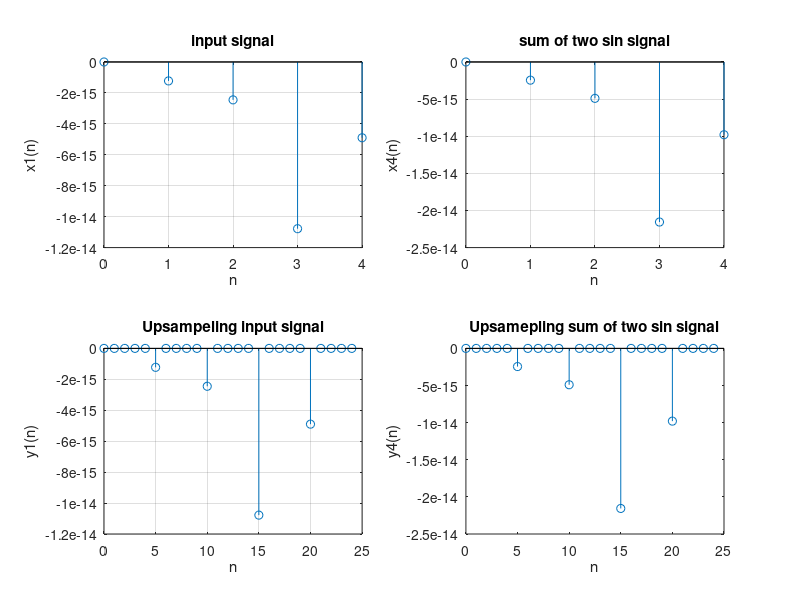

MATLAB code for this plot: (Note: this script raises an error after producing the figure.)
clc
clear all;
N=input('enter length of sequence=');
n=0:N-1;

f1=input('enter normalised frequency1:');
x1=sin(2*pi*f1*n);

f2=input('enter normalised frequency2:');
f3=input('enter normalised frequency3:');
x2=sin(2*pi*f2*n);
x3=sin(2*pi*f3*n);

x4=sin(2*pi*f2*n)+sin(2*pi*f3*n);

M=input('enter upsamplimng factor');

y1=upsample(x1,M);
L1=length(y1);
y4=upsample(x4,M);
L4=length(y1);
subplot(2,2,1)
stem(0:N-1,x1(1:N));
xlabel('n');
ylabel('x1(n)')
title('input signal');
grid on;
subplot(2,2,2)
stem(0:N-1,x4(1:N));
xlabel('n');
ylabel('x4(n)');
title('sum of two sin signal');
grid on;
subplot(2,2,3)
stem(0:L1-1,y1(1:L1));
xlabel('n');
ylabel('y1(n)');
title('Upsampeling input signal');
grid on;
subplot(2,2,4)
stem(0:L4-1,y4(1:L4));
xlabel('n');
ylabel('y4(n)');
title('Upsamepling sum of two sin signal');
sgtitle('Puneet Gupta 102115215')
grid on;